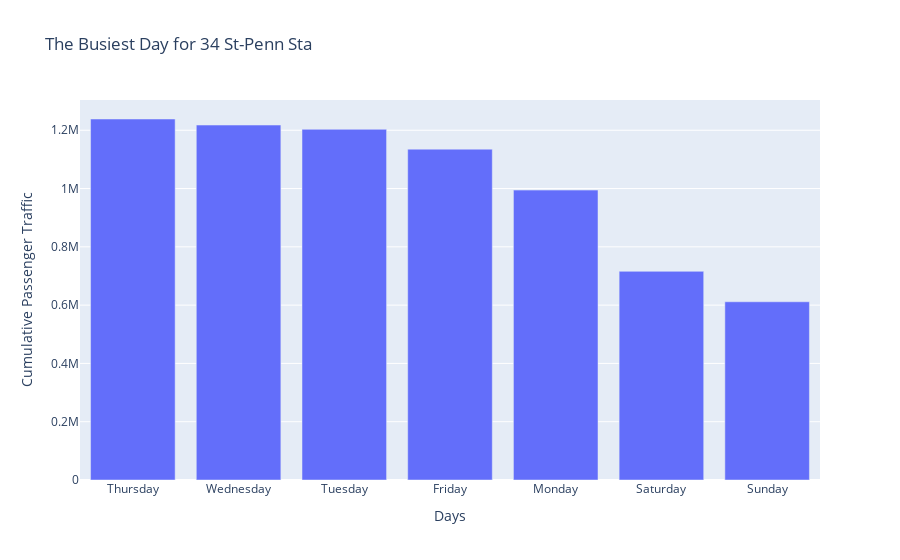
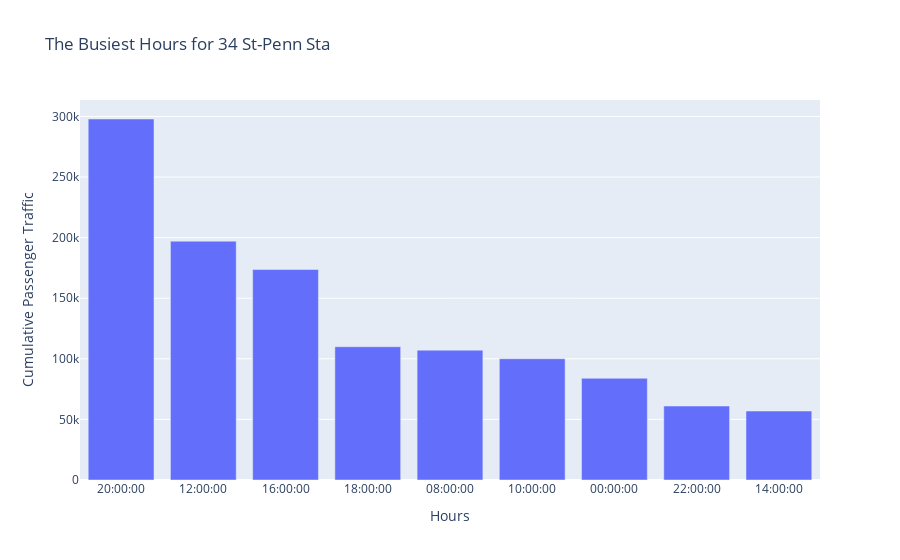
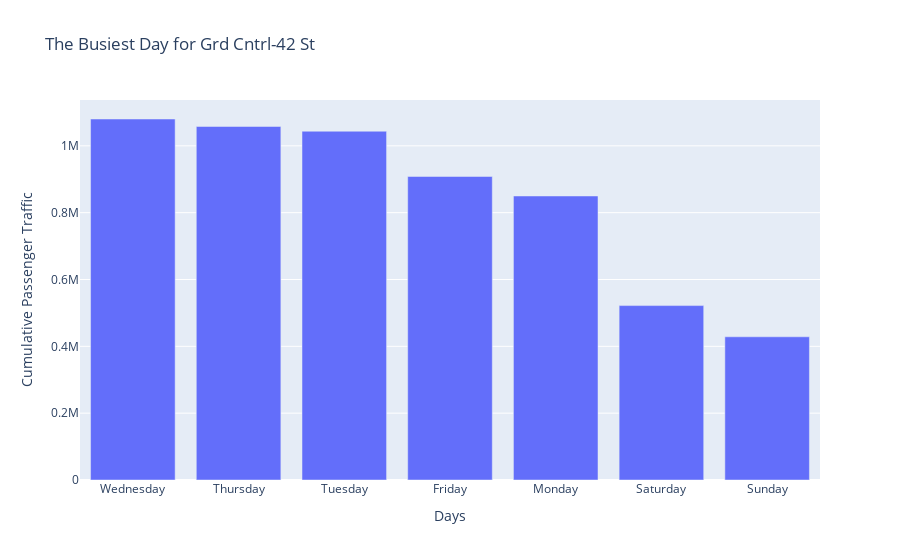

Notebook code cell kept with these figures, in order:
### Markdown cell above
<p style="color:maroon;">the busiest days and hours charts for top 5 stations</p>

### Code cell
station_list = ['34 ST-PENN STA','GRD CNTRL-42 ST','34 ST-HERALD SQ','14 ST-UNION SQ','TIMES SQ-42 ST']


for station in station_list:
    
    data = df[df["STATION"] == station ].groupby("DAYOFWEEK")[["TRAFFIC","DAYOFWEEK"]].sum()
    data.sort_values(['TRAFFIC'],ascending=False, inplace=True)
    data.reset_index(inplace=True)
    
    day = data.iloc[0]['DAYOFWEEK']
    s_title = str.title(station)
    fig = px.bar(data, x=data.DAYOFWEEK, y=data.TRAFFIC , title='The Busiest Day for '+s_title,
                 labels={'DAYOFWEEK':'Days','TRAFFIC':'Cumulative Passenger Traffic'} )
    fig.show()
    
    data = df[(df["STATION"] == station) &(df["DAYOFWEEK"] == day)].groupby("TIME")[["TRAFFIC","TIME"]].sum()
    data.sort_values(['TRAFFIC'],ascending=False, inplace=True)
    data.reset_index(inplace=True)
    
    
    fig = px.bar(data, x=data.TIME[:9], y=data.TRAFFIC[:9], title='The Busiest Hours for '+s_title,
                labels={'x':'Hours','y':'Cumulative Passenger Traffic'})
    fig.show()

### Figure 1 — Plotly figure (JSON) as saved in the notebook; plotly's stock layout.template omitted (floating-point values rounded to 4 significant figures)
{"data": [{"alignmentgroup": "True", "hovertemplate": "Days=%{x}<br>Cumulative Passenger Traffic=%{y}<extra></extra>", "legendgroup": "", "marker": {"color": "#636efa", "pattern": {"shape": ""}}, "name": "", "offsetgroup": "", "orientation": "v", "showlegend": false, "textposition": "auto", "type": "bar", "x": ["Thursday", "Wednesday", "Tuesday", "Friday", "Monday", "Saturday", "Sunday"], "xaxis": "x", "y": [1238607, 1217806, 1203240, 1135111, 994659, 715946, 611485], "yaxis": "y"}], "layout": {"barmode": "relative", "legend": {"tracegroupgap": 0}, "title": {"text": "The Busiest Day for 34 St-Penn Sta"}, "xaxis": {"anchor": "y", "domain": [0, 1], "title": {"text": "Days"}}, "yaxis": {"anchor": "x", "domain": [0, 1], "title": {"text": "Cumulative Passenger Traffic"}}}}

### Figure 2 — Plotly figure (JSON) as saved in the notebook; plotly's stock layout.template omitted (floating-point values rounded to 4 significant figures)
{"data": [{"alignmentgroup": "True", "hovertemplate": "Hours=%{x}<br>Cumulative Passenger Traffic=%{y}<extra></extra>", "legendgroup": "", "marker": {"color": "#636efa", "pattern": {"shape": ""}}, "name": "", "offsetgroup": "", "orientation": "v", "showlegend": false, "textposition": "auto", "type": "bar", "x": ["20:00:00", "12:00:00", "16:00:00", "18:00:00", "08:00:00", "10:00:00", "00:00:00", "22:00:00", "14:00:00"], "xaxis": "x", "y": [297878, 197080, 173694, 109943, 107143, 100039, 83946, 61030, 56913], "yaxis": "y"}], "layout": {"barmode": "relative", "legend": {"tracegroupgap": 0}, "title": {"text": "The Busiest Hours for 34 St-Penn Sta"}, "xaxis": {"anchor": "y", "domain": [0, 1], "title": {"text": "Hours"}}, "yaxis": {"anchor": "x", "domain": [0, 1], "title": {"text": "Cumulative Passenger Traffic"}}}}

### Figure 3 — Plotly figure (JSON) as saved in the notebook; plotly's stock layout.template omitted (floating-point values rounded to 4 significant figures)
{"data": [{"alignmentgroup": "True", "hovertemplate": "Days=%{x}<br>Cumulative Passenger Traffic=%{y}<extra></extra>", "legendgroup": "", "marker": {"color": "#636efa", "pattern": {"shape": ""}}, "name": "", "offsetgroup": "", "orientation": "v", "showlegend": false, "textposition": "auto", "type": "bar", "x": ["Wednesday", "Thursday", "Tuesday", "Friday", "Monday", "Saturday", "Sunday"], "xaxis": "x", "y": [1080306, 1057926, 1043699, 908284, 849917, 521959, 428551], "yaxis": "y"}], "layout": {"barmode": "relative", "legend": {"tracegroupgap": 0}, "title": {"text": "The Busiest Day for Grd Cntrl-42 St"}, "xaxis": {"anchor": "y", "domain": [0, 1], "title": {"text": "Days"}}, "yaxis": {"anchor": "x", "domain": [0, 1], "title": {"text": "Cumulative Passenger Traffic"}}}}
